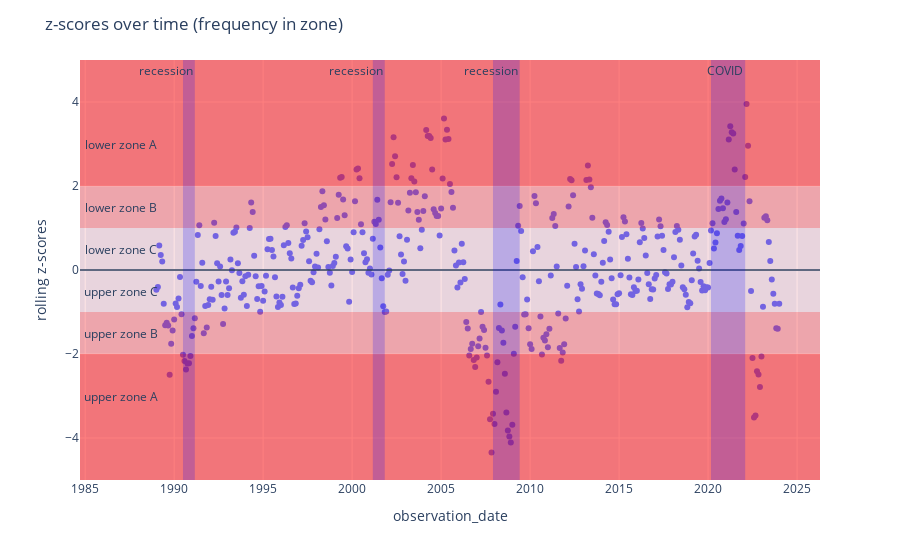

Notebook cell for this chart:
### Markdown cell above
---
#### Visualize frequency of events in each zone (over time):

### Code cell
# set scatter figure to track behavior over time.
shewhart_scatter = px.scatter(housing_df, x='observation_date', y='rolling_zscore')

# zones:
shewhart_scatter.add_hrect(y0='-2', y1='-5', line_width=0, fillcolor="red", opacity=0.5)
shewhart_scatter.add_hrect(y0='-1', y1='-2', line_width=0, fillcolor="red", opacity=0.3)
shewhart_scatter.add_hrect(y0='0', y1='-1', line_width=0, fillcolor="red", opacity=0.1)
shewhart_scatter.add_hrect(y0='0', y1='1', line_width=0, fillcolor="red", opacity=0.1)
shewhart_scatter.add_hrect(y0='1', y1='2', line_width=0, fillcolor="red", opacity=0.3)
shewhart_scatter.add_hrect(y0='2', y1='5', line_width=0, fillcolor="red", opacity=0.5)
shewhart_scatter.add_hrect(y0='0', y1='0', line_width=1, fillcolor="blue", opacity=1)

# annotations:
shewhart_scatter.add_annotation(x='1987-01-01', y=3, text="lower zone A", showarrow=False)
shewhart_scatter.add_annotation(x='1987-01-01', y=1.5, text="lower zone B", showarrow=False)
shewhart_scatter.add_annotation(x='1987-01-01', y=0.5, text="lower zone C", showarrow=False)
shewhart_scatter.add_annotation(x='1987-01-01', y=-0.5, text="upper zone C", showarrow=False)
shewhart_scatter.add_annotation(x='1987-01-01', y=-1.5, text="upper zone B", showarrow=False)
shewhart_scatter.add_annotation(x='1987-01-01', y=-3, text="upper zone A", showarrow=False)

# show periods of recession:
shewhart_scatter.add_vrect(x0='2020-03-01', x1='2022-02-01', line_width=0, fillcolor="blue", opacity=0.2, annotation_text="COVID")
shewhart_scatter.add_vrect(x0='2007-12-01', x1='2009-06-01', line_width=0, fillcolor="blue", opacity=0.2, annotation_text="recession")
shewhart_scatter.add_vrect(x0='2001-03-01', x1='2001-11-01', line_width=0, fillcolor="blue", opacity=0.2, annotation_text="recession")
shewhart_scatter.add_vrect(x0='1990-07-01', x1='1991-03-01', line_width=0, fillcolor="blue", opacity=0.2, annotation_text="recession")

# update layout:
shewhart_scatter.update_layout(title='z-scores over time (frequency in zone)' , height=400)
shewhart_scatter.update_yaxes(title='rolling z-scores', range=[-5, 5])

shewhart_scatter
Image(filename='./images/frequency.png', width=1600)

### Figure 1 — Plotly figure (JSON) as saved in the notebook; plotly's stock layout.template omitted (floating-point values rounded to 4 significant figures; data arrays with more than 128 entries replaced by an {"elided": "..."} marker saying what was removed)
{"data": [{"hovertemplate": "observation_date=%{x}<br>rolling_zscore=%{y}<extra></extra>", "legendgroup": "", "marker": {"color": "#636efa", "symbol": "circle"}, "mode": "markers", "name": "", "orientation": "v", "showlegend": false, "type": "scatter", "x": {"elided": "445 str values"}, "xaxis": "x", "y": {"elided": "445 float values"}, "yaxis": "y"}], "layout": {"annotations": [{"showarrow": false, "text": "lower zone A", "x": "1987-01-01", "y": 3}, {"showarrow": false, "text": "lower zone B", "x": "1987-01-01", "y": 1.5}, {"showarrow": false, "text": "lower zone C", "x": "1987-01-01", "y": 0.5}, {"showarrow": false, "text": "upper zone C", "x": "1987-01-01", "y": -0.5}, {"showarrow": false, "text": "upper zone B", "x": "1987-01-01", "y": -1.5}, {"showarrow": false, "text": "upper zone A", "x": "1987-01-01", "y": -3}, {"showarrow": false, "text": "COVID", "x": "2022-02-01", "xanchor": "right", "xref": "x", "y": 1, "yanchor": "top", "yref": "y domain"}, {"showarrow": false, "text": "recession", "x": "2009-06-01", "xanchor": "right", "xref": "x", "y": 1, "yanchor": "top", "yref": "y domain"}, {"showarrow": false, "text": "recession", "x": "2001-11-01", "xanchor": "right", "xref": "x", "y": 1, "yanchor": "top", "yref": "y domain"}, {"showarrow": false, "text": "recession", "x": "1991-03-01", "xanchor": "right", "xref": "x", "y": 1, "yanchor": "top", "yref": "y domain"}], "autosize": true, "legend": {"tracegroupgap": 0}, "margin": {"t": 60}, "shapes": [{"fillcolor": "red", "line": {"width": 0}, "opacity": 0.5, "type": "rect", "x0": 0, "x1": 1, "xref": "x domain", "y0": "-2", "y1": "-5", "yref": "y"}, {"fillcolor": "red", "line": {"width": 0}, "opacity": 0.3, "type": "rect", "x0": 0, "x1": 1, "xref": "x domain", "y0": "-1", "y1": "-2", "yref": "y"}, {"fillcolor": "red", "line": {"width": 0}, "opacity": 0.1, "type": "rect", "x0": 0, "x1": 1, "xref": "x domain", "y0": "0", "y1": "-1", "yref": "y"}, {"fillcolor": "red", "line": {"width": 0}, "opacity": 0.1, "type": "rect", "x0": 0, "x1": 1, "xref": "x domain", "y0": "0", "y1": "1", "yref": "y"}, {"fillcolor": "red", "line": {"width": 0}, "opacity": 0.3, "type": "rect", "x0": 0, "x1": 1, "xref": "x domain", "y0": "1", "y1": "2", "yref": "y"}, {"fillcolor": "red", "line": {"width": 0}, "opacity": 0.5, "type": "rect", "x0": 0, "x1": 1, "xref": "x domain", "y0": "2", "y1": "5", "yref": "y"}, {"fillcolor": "blue", "line": {"width": 1}, "opacity": 1, "type": "rect", "x0": 0, "x1": 1, "xref": "x domain", "y0": "0", "y1": "0", "yref": "y"}, {"fillcolor": "blue", "line": {"width": 0}, "opacity": 0.2, "type": "rect", "x0": "2020-03-01", "x1": "2022-02-01", "xref": "x", "y0": 0, "y1": 1, "yref": "y domain"}, {"fillcolor": "blue", "line": {"width": 0}, "opacity": 0.2, "type": "rect", "x0": "2007-12-01", "x1": "2009-06-01", "xref": "x", "y0": 0, "y1": 1, "yref": "y domain"}, {"fillcolor": "blue", "line": {"width": 0}, "opacity": 0.2, "type": "rect", "x0": "2001-03-01", "x1": "2001-11-01", "xref": "x", "y0": 0, "y1": 1, "yref": "y domain"}, {"fillcolor": "blue", "line": {"width": 0}, "opacity": 0.2, "type": "rect", "x0": "1990-07-01", "x1": "1991-03-01", "xref": "x", "y0": 0, "y1": 1, "yref": "y domain"}], "title": {"text": "z-scores over time (frequency in zone)"}, "xaxis": {"anchor": "y", "autorange": true, "domain": [0, 1], "range": ["1984-11-02 02:04:42.2352", "2026-02-28 21:55:17.7648"], "title": {"text": "observation_date"}, "type": "date"}, "yaxis": {"anchor": "x", "domain": [0, 1], "range": [-5, 5], "title": {"text": "rolling z-scores"}, "type": "linear"}}}
